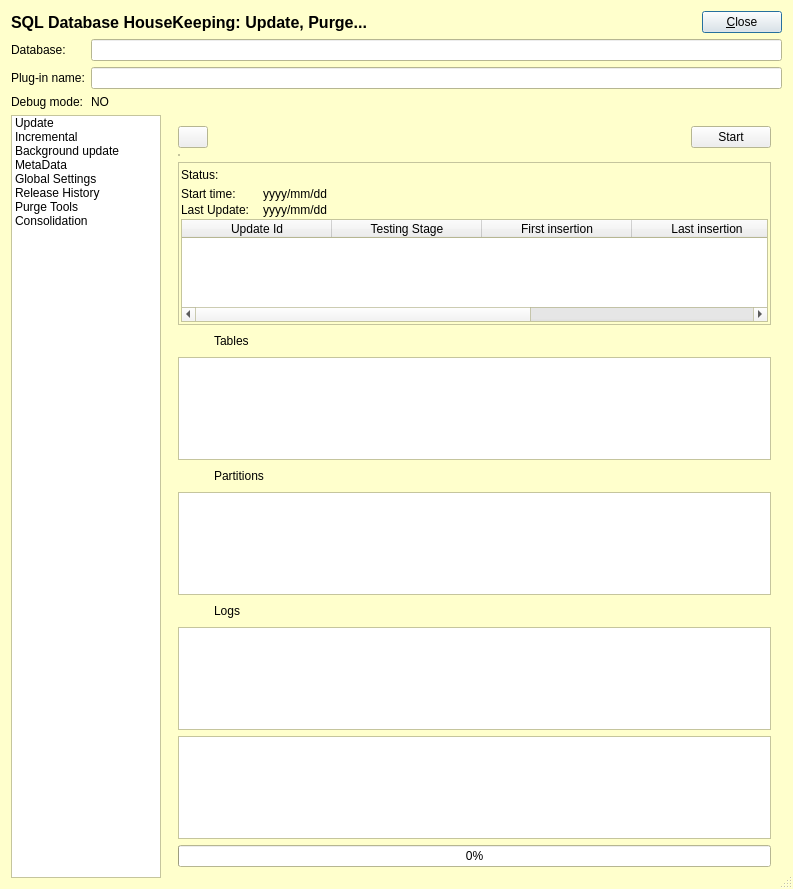
<?xml version="1.0" encoding="UTF-8"?>
<ui version="4.0">
 <class>sql_housekeeping_basedialog</class>
 <widget class="QDialog" name="sql_housekeeping_basedialog">
  <property name="geometry">
   <rect>
    <x>0</x>
    <y>0</y>
    <width>793</width>
    <height>889</height>
   </rect>
  </property>
  <property name="palette">
   <palette>
    <active>
     <colorrole role="Base">
      <brush brushstyle="SolidPattern">
       <color alpha="255">
        <red>255</red>
        <green>255</green>
        <blue>255</blue>
       </color>
      </brush>
     </colorrole>
     <colorrole role="Window">
      <brush brushstyle="SolidPattern">
       <color alpha="255">
        <red>255</red>
        <green>255</green>
        <blue>204</blue>
       </color>
      </brush>
     </colorrole>
    </active>
    <inactive>
     <colorrole role="Base">
      <brush brushstyle="SolidPattern">
       <color alpha="255">
        <red>255</red>
        <green>255</green>
        <blue>255</blue>
       </color>
      </brush>
     </colorrole>
     <colorrole role="Window">
      <brush brushstyle="SolidPattern">
       <color alpha="255">
        <red>255</red>
        <green>255</green>
        <blue>204</blue>
       </color>
      </brush>
     </colorrole>
    </inactive>
    <disabled>
     <colorrole role="Base">
      <brush brushstyle="SolidPattern">
       <color alpha="255">
        <red>255</red>
        <green>255</green>
        <blue>204</blue>
       </color>
      </brush>
     </colorrole>
     <colorrole role="Window">
      <brush brushstyle="SolidPattern">
       <color alpha="255">
        <red>255</red>
        <green>255</green>
        <blue>204</blue>
       </color>
      </brush>
     </colorrole>
    </disabled>
   </palette>
  </property>
  <property name="windowTitle">
   <string>SQL Database HouseKeeping</string>
  </property>
  <property name="windowIcon">
   <iconset resource="gex.qrc">
    <normaloff>:/gex/icons/gex_application_48x48.png</normaloff>:/gex/icons/gex_application_48x48.png</iconset>
  </property>
  <property name="autoFillBackground">
   <bool>true</bool>
  </property>
  <property name="sizeGripEnabled">
   <bool>true</bool>
  </property>
  <layout class="QGridLayout" name="gridLayout_4">
   <item row="0" column="0">
    <layout class="QHBoxLayout" name="gridLayout_3">
     <item>
      <widget class="QLabel" name="TextLabelHeaderTitle">
       <property name="font">
        <font>
         <family>Ms Sans Serif</family>
         <pointsize>12</pointsize>
         <weight>75</weight>
         <bold>true</bold>
        </font>
       </property>
       <property name="text">
        <string>SQL Database HouseKeeping: Update, Purge...</string>
       </property>
       <property name="wordWrap">
        <bool>false</bool>
       </property>
      </widget>
     </item>
     <item>
      <spacer name="spacer2">
       <property name="orientation">
        <enum>Qt::Horizontal</enum>
       </property>
       <property name="sizeType">
        <enum>QSizePolicy::Expanding</enum>
       </property>
       <property name="sizeHint" stdset="0">
        <size>
         <width>181</width>
         <height>20</height>
        </size>
       </property>
      </spacer>
     </item>
     <item>
      <widget class="QPushButton" name="buttonClose">
       <property name="text">
        <string>&amp;Close</string>
       </property>
       <property name="shortcut">
        <string>Alt+C</string>
       </property>
       <property name="autoDefault">
        <bool>true</bool>
       </property>
       <property name="default">
        <bool>true</bool>
       </property>
      </widget>
     </item>
    </layout>
   </item>
   <item row="2" column="0">
    <layout class="QHBoxLayout" name="horizontalLayout">
     <item>
      <widget class="QListWidget" name="listSelection">
       <property name="sizePolicy">
        <sizepolicy hsizetype="Fixed" vsizetype="Expanding">
         <horstretch>0</horstretch>
         <verstretch>0</verstretch>
        </sizepolicy>
       </property>
       <property name="minimumSize">
        <size>
         <width>150</width>
         <height>0</height>
        </size>
       </property>
       <property name="maximumSize">
        <size>
         <width>150</width>
         <height>16777215</height>
        </size>
       </property>
       <property name="iconSize">
        <size>
         <width>24</width>
         <height>24</height>
        </size>
       </property>
       <property name="viewMode">
        <enum>QListView::ListMode</enum>
       </property>
       <property name="modelColumn">
        <number>0</number>
       </property>
       <item>
        <property name="text">
         <string>Update</string>
        </property>
        <property name="icon">
         <iconset resource="gex.qrc">
          <normaloff>:/gex/icons/database-display.png</normaloff>:/gex/icons/database-display.png</iconset>
        </property>
       </item>
       <item>
        <property name="text">
         <string>Incremental</string>
        </property>
        <property name="icon">
         <iconset resource="gex.qrc">
          <normaloff>:/gex/icons/database-incremental.png</normaloff>:/gex/icons/database-incremental.png</iconset>
        </property>
       </item>
       <item>
        <property name="text">
         <string>Background update</string>
        </property>
        <property name="icon">
         <iconset resource="gex.qrc">
          <normaloff>:/gex/icons/database-metadata.png</normaloff>:/gex/icons/database-metadata.png</iconset>
        </property>
       </item>
       <item>
        <property name="text">
         <string>MetaData</string>
        </property>
        <property name="icon">
         <iconset resource="gex.qrc">
          <normaloff>:/gex/icons/database-import.png</normaloff>:/gex/icons/database-import.png</iconset>
        </property>
       </item>
       <item>
        <property name="text">
         <string>Global Settings</string>
        </property>
        <property name="icon">
         <iconset resource="gex.qrc">
          <normaloff>:/gex/icons/database-settings.png</normaloff>:/gex/icons/database-settings.png</iconset>
        </property>
       </item>
       <item>
        <property name="text">
         <string>Release History</string>
        </property>
        <property name="icon">
         <iconset resource="gex.qrc">
          <normaloff>:/gex/icons/database-flash.png</normaloff>:/gex/icons/database-flash.png</iconset>
        </property>
       </item>
       <item>
        <property name="text">
         <string>Purge Tools</string>
        </property>
        <property name="icon">
         <iconset resource="gex.qrc">
          <normaloff>:/gex/icons/database-clean.png</normaloff>:/gex/icons/database-clean.png</iconset>
        </property>
       </item>
       <item>
        <property name="text">
         <string>Consolidation</string>
        </property>
        <property name="icon">
         <iconset resource="gex.qrc">
          <normaloff>:/gex/icons/database-on.png</normaloff>:/gex/icons/database-on.png</iconset>
        </property>
       </item>
      </widget>
     </item>
     <item>
      <widget class="QStackedWidget" name="widgetStack">
       <property name="currentIndex">
        <number>2</number>
       </property>
       <widget class="QWidget" name="pageUpdate">
        <layout class="QVBoxLayout" name="verticalLayout_7">
         <item>
          <layout class="QHBoxLayout" name="horizontalLayout_2">
           <property name="sizeConstraint">
            <enum>QLayout::SetFixedSize</enum>
           </property>
           <item>
            <layout class="QGridLayout" name="gridLayout_2">
             <item row="0" column="0">
              <widget class="QLabel" name="labelCurrentGexdbVersion">
               <property name="text">
                <string>Current GEXDB version:</string>
               </property>
               <property name="wordWrap">
                <bool>false</bool>
               </property>
              </widget>
             </item>
             <item row="0" column="1">
              <widget class="QLineEdit" name="editCurrentGexdbVersion">
               <property name="readOnly">
                <bool>true</bool>
               </property>
              </widget>
             </item>
             <item row="1" column="0">
              <widget class="QLabel" name="labelIncrementalUpdate_Splitlotts">
               <property name="text">
                <string>Incremental update (splitlots):</string>
               </property>
               <property name="wordWrap">
                <bool>false</bool>
               </property>
              </widget>
             </item>
             <item row="1" column="1">
              <widget class="QLineEdit" name="editIncrementalUpdate_Splitlots">
               <property name="readOnly">
                <bool>true</bool>
               </property>
              </widget>
             </item>
             <item row="2" column="0">
              <widget class="QLabel" name="labelPluginGexdbVersion">
               <property name="text">
                <string>GEXDB version supported by plug-in:</string>
               </property>
               <property name="wordWrap">
                <bool>false</bool>
               </property>
              </widget>
             </item>
             <item row="2" column="1">
              <widget class="QLineEdit" name="editPluginGexdbVersion">
               <property name="readOnly">
                <bool>true</bool>
               </property>
              </widget>
             </item>
            </layout>
           </item>
           <item>
            <layout class="QVBoxLayout" name="verticalLayout">
             <item>
              <widget class="QPushButton" name="buttonUpdate">
               <property name="text">
                <string>Update</string>
               </property>
              </widget>
             </item>
             <item>
              <spacer name="verticalSpacer">
               <property name="orientation">
                <enum>Qt::Vertical</enum>
               </property>
               <property name="sizeType">
                <enum>QSizePolicy::Maximum</enum>
               </property>
               <property name="sizeHint" stdset="0">
                <size>
                 <width>20</width>
                 <height>40</height>
                </size>
               </property>
              </spacer>
             </item>
            </layout>
           </item>
          </layout>
         </item>
         <item>
          <layout class="QVBoxLayout" name="verticalLayout_2">
           <item>
            <widget class="QTextEdit" name="editLog">
             <property name="sizePolicy">
              <sizepolicy hsizetype="Expanding" vsizetype="Expanding">
               <horstretch>0</horstretch>
               <verstretch>100</verstretch>
              </sizepolicy>
             </property>
             <property name="acceptDrops">
              <bool>false</bool>
             </property>
             <property name="autoFormatting">
              <set>QTextEdit::AutoAll</set>
             </property>
             <property name="readOnly">
              <bool>true</bool>
             </property>
            </widget>
           </item>
           <item>
            <widget class="QProgressBar" name="progressBar_Update">
             <property name="value">
              <number>0</number>
             </property>
             <property name="alignment">
              <set>Qt::AlignCenter</set>
             </property>
            </widget>
           </item>
          </layout>
         </item>
        </layout>
       </widget>
       <widget class="QWidget" name="pageIncremental">
        <layout class="QVBoxLayout" name="verticalLayout_8">
         <item>
          <widget class="QSplitter" name="splitter">
           <property name="orientation">
            <enum>Qt::Vertical</enum>
           </property>
           <property name="childrenCollapsible">
            <bool>false</bool>
           </property>
           <widget class="QWidget" name="layoutWidget_1">
            <layout class="QHBoxLayout" name="horizontalLayout_3">
             <item>
              <widget class="QTableWidget" name="tableIncrementalUpdates">
               <column>
                <property name="text">
                 <string>Update name</string>
                </property>
               </column>
               <column>
                <property name="text">
                 <string>Initial splitlots</string>
                </property>
               </column>
               <column>
                <property name="text">
                 <string>Remaining splitlots</string>
                </property>
               </column>
               <column>
                <property name="text">
                 <string>GEXDB Build</string>
                </property>
               </column>
              </widget>
             </item>
             <item>
              <layout class="QVBoxLayout" name="vBoxLayoutButtonUpdateIncr">
               <property name="spacing">
                <number>6</number>
               </property>
               <property name="leftMargin">
                <number>0</number>
               </property>
               <property name="topMargin">
                <number>0</number>
               </property>
               <item>
                <widget class="QPushButton" name="buttonIncremental_Update">
                 <property name="toolTip">
                  <string>Run incremental update</string>
                 </property>
                 <property name="text">
                  <string>Run</string>
                 </property>
                </widget>
               </item>
               <item>
                <widget class="QPushButton" name="buttonIncremental_Check">
                 <property name="toolTip">
                  <string>Check incremental update</string>
                 </property>
                 <property name="text">
                  <string>Check</string>
                 </property>
                </widget>
               </item>
               <item>
                <spacer name="spacer2_2">
                 <property name="orientation">
                  <enum>Qt::Vertical</enum>
                 </property>
                 <property name="sizeType">
                  <enum>QSizePolicy::Expanding</enum>
                 </property>
                 <property name="sizeHint" stdset="0">
                  <size>
                   <width>16</width>
                   <height>70</height>
                  </size>
                 </property>
                </spacer>
               </item>
               <item>
                <widget class="QPushButton" name="buttonIncremental_Apply">
                 <property name="toolTip">
                  <string>Apply new incremental update settings</string>
                 </property>
                 <property name="text">
                  <string>Apply</string>
                 </property>
                </widget>
               </item>
               <item>
                <widget class="QPushButton" name="buttonIncremental_Cancel">
                 <property name="toolTip">
                  <string>Cancel new incremental update settings</string>
                 </property>
                 <property name="text">
                  <string>Cancel</string>
                 </property>
                </widget>
               </item>
              </layout>
             </item>
            </layout>
           </widget>
           <widget class="QWidget" name="layoutWidget_2">
            <layout class="QVBoxLayout" name="verticalLayout_3">
             <item>
              <widget class="QTextEdit" name="editLog_Incremental">
               <property name="acceptDrops">
                <bool>false</bool>
               </property>
               <property name="autoFormatting">
                <set>QTextEdit::AutoAll</set>
               </property>
               <property name="readOnly">
                <bool>true</bool>
               </property>
              </widget>
             </item>
             <item>
              <widget class="QProgressBar" name="progressBar_Incremental">
               <property name="value">
                <number>0</number>
               </property>
               <property name="alignment">
                <set>Qt::AlignCenter</set>
               </property>
              </widget>
             </item>
            </layout>
           </widget>
          </widget>
         </item>
        </layout>
       </widget>
       <widget class="QWidget" name="pageBackGround">
        <layout class="QGridLayout" name="gridLayout_5">
         <item row="7" column="0" colspan="3">
          <widget class="QTableView" name="tableBackgroundPartitions"/>
         </item>
         <item row="0" column="0">
          <widget class="QPushButton" name="buttonRefreshBackground">
           <property name="maximumSize">
            <size>
             <width>30</width>
             <height>16777215</height>
            </size>
           </property>
           <property name="text">
            <string/>
           </property>
           <property name="icon">
            <iconset resource="gex.qrc">
             <normaloff>:/gex/icons/refresh.png</normaloff>:/gex/icons/refresh.png</iconset>
           </property>
          </widget>
         </item>
         <item row="11" column="0" colspan="3">
          <widget class="QProgressBar" name="progressBar_Background">
           <property name="value">
            <number>0</number>
           </property>
          </widget>
         </item>
         <item row="8" column="0">
          <widget class="QPushButton" name="buttonMoreLessLogs">
           <property name="maximumSize">
            <size>
             <width>20</width>
             <height>20</height>
            </size>
           </property>
           <property name="text">
            <string/>
           </property>
           <property name="icon">
            <iconset resource="gex.qrc">
             <normaloff>:/gex/icons/calendar_right.png</normaloff>:/gex/icons/calendar_right.png</iconset>
           </property>
           <property name="flat">
            <bool>true</bool>
           </property>
          </widget>
         </item>
         <item row="9" column="0" colspan="3">
          <widget class="QTableView" name="tableBackgroundLogs"/>
         </item>
         <item row="10" column="0" colspan="3">
          <widget class="QTextEdit" name="editLog_Background">
           <property name="readOnly">
            <bool>true</bool>
           </property>
          </widget>
         </item>
         <item row="8" column="1">
          <widget class="QLabel" name="label_3">
           <property name="text">
            <string>Logs</string>
           </property>
          </widget>
         </item>
         <item row="0" column="1" colspan="2">
          <layout class="QHBoxLayout" name="horizontalLayout_4">
           <item>
            <spacer name="horizontalSpacer">
             <property name="orientation">
              <enum>Qt::Horizontal</enum>
             </property>
             <property name="sizeHint" stdset="0">
              <size>
               <width>40</width>
               <height>20</height>
              </size>
             </property>
            </spacer>
           </item>
           <item>
            <widget class="QPushButton" name="buttonStartStopBGEvent">
             <property name="text">
              <string>Start</string>
             </property>
            </widget>
           </item>
          </layout>
         </item>
         <item row="5" column="0" colspan="3">
          <widget class="QTableView" name="tableBackgroundTables"/>
         </item>
         <item row="8" column="2">
          <spacer name="horizontalSpacer_4">
           <property name="orientation">
            <enum>Qt::Horizontal</enum>
           </property>
           <property name="sizeHint" stdset="0">
            <size>
             <width>40</width>
             <height>20</height>
            </size>
           </property>
          </spacer>
         </item>
         <item row="4" column="0">
          <widget class="QPushButton" name="buttonMoreLessTables">
           <property name="maximumSize">
            <size>
             <width>20</width>
             <height>20</height>
            </size>
           </property>
           <property name="text">
            <string/>
           </property>
           <property name="icon">
            <iconset resource="gex.qrc">
             <normaloff>:/gex/icons/calendar_right.png</normaloff>:/gex/icons/calendar_right.png</iconset>
           </property>
           <property name="flat">
            <bool>true</bool>
           </property>
          </widget>
         </item>
         <item row="6" column="2">
          <spacer name="horizontalSpacer_3">
           <property name="orientation">
            <enum>Qt::Horizontal</enum>
           </property>
           <property name="sizeHint" stdset="0">
            <size>
             <width>482</width>
             <height>20</height>
            </size>
           </property>
          </spacer>
         </item>
         <item row="4" column="2">
          <spacer name="horizontalSpacer_2">
           <property name="orientation">
            <enum>Qt::Horizontal</enum>
           </property>
           <property name="sizeHint" stdset="0">
            <size>
             <width>482</width>
             <height>20</height>
            </size>
           </property>
          </spacer>
         </item>
         <item row="2" column="0" colspan="3">
          <widget class="QTableView" name="tableBackgroundHistory">
           <property name="minimumSize">
            <size>
             <width>0</width>
             <height>0</height>
            </size>
           </property>
           <property name="maximumSize">
            <size>
             <width>2</width>
             <height>2</height>
            </size>
           </property>
          </widget>
         </item>
         <item row="6" column="0">
          <widget class="QPushButton" name="buttonMoreLessPartitions">
           <property name="maximumSize">
            <size>
             <width>20</width>
             <height>20</height>
            </size>
           </property>
           <property name="text">
            <string/>
           </property>
           <property name="icon">
            <iconset resource="gex.qrc">
             <normaloff>:/gex/icons/calendar_right.png</normaloff>:/gex/icons/calendar_right.png</iconset>
           </property>
           <property name="flat">
            <bool>true</bool>
           </property>
          </widget>
         </item>
         <item row="6" column="1">
          <widget class="QLabel" name="label_2">
           <property name="text">
            <string>Partitions</string>
           </property>
          </widget>
         </item>
         <item row="4" column="1">
          <widget class="QLabel" name="labelTables">
           <property name="text">
            <string>Tables</string>
           </property>
          </widget>
         </item>
         <item row="3" column="0" colspan="3">
          <widget class="QFrame" name="frame">
           <property name="frameShape">
            <enum>QFrame::StyledPanel</enum>
           </property>
           <property name="frameShadow">
            <enum>QFrame::Raised</enum>
           </property>
           <layout class="QGridLayout" name="gridLayout_7">
            <property name="leftMargin">
             <number>2</number>
            </property>
            <property name="topMargin">
             <number>2</number>
            </property>
            <property name="rightMargin">
             <number>2</number>
            </property>
            <property name="bottomMargin">
             <number>2</number>
            </property>
            <property name="spacing">
             <number>2</number>
            </property>
            <item row="4" column="1">
             <widget class="QLabel" name="labelBGStartTime">
              <property name="text">
               <string>yyyy/mm/dd</string>
              </property>
             </widget>
            </item>
            <item row="5" column="0">
             <widget class="QLabel" name="label_9">
              <property name="maximumSize">
               <size>
                <width>80</width>
                <height>16777215</height>
               </size>
              </property>
              <property name="text">
               <string>Last Update:</string>
              </property>
             </widget>
            </item>
            <item row="4" column="0">
             <widget class="QLabel" name="label_7">
              <property name="maximumSize">
               <size>
                <width>80</width>
                <height>16777215</height>
               </size>
              </property>
              <property name="text">
               <string>Start time:</string>
              </property>
             </widget>
            </item>
            <item row="5" column="1">
             <widget class="QLabel" name="labelBGLastUpdate">
              <property name="text">
               <string>yyyy/mm/dd</string>
              </property>
             </widget>
            </item>
            <item row="6" column="0" rowspan="2" colspan="4">
             <widget class="QTableWidget" name="tableWidgetTSProgress">
              <property name="editTriggers">
               <set>QAbstractItemView::NoEditTriggers</set>
              </property>
              <property name="alternatingRowColors">
               <bool>false</bool>
              </property>
              <property name="selectionBehavior">
               <enum>QAbstractItemView::SelectRows</enum>
              </property>
              <property name="showGrid">
               <bool>false</bool>
              </property>
              <property name="gridStyle">
               <enum>Qt::NoPen</enum>
              </property>
              <property name="rowCount">
               <number>0</number>
              </property>
              <attribute name="horizontalHeaderDefaultSectionSize">
               <number>150</number>
              </attribute>
              <attribute name="verticalHeaderVisible">
               <bool>false</bool>
              </attribute>
              <attribute name="verticalHeaderDefaultSectionSize">
               <number>18</number>
              </attribute>
              <column>
               <property name="text">
                <string>Update Id</string>
               </property>
               <property name="textAlignment">
                <set>AlignCenter</set>
               </property>
              </column>
              <column>
               <property name="text">
                <string>Testing Stage</string>
               </property>
               <property name="textAlignment">
                <set>AlignCenter</set>
               </property>
              </column>
              <column>
               <property name="text">
                <string>First insertion</string>
               </property>
               <property name="textAlignment">
                <set>AlignCenter</set>
               </property>
              </column>
              <column>
               <property name="text">
                <string>Last insertion</string>
               </property>
               <property name="textAlignment">
                <set>AlignCenter</set>
               </property>
              </column>
              <column>
               <property name="text">
                <string>Progress (in days)</string>
               </property>
               <property name="textAlignment">
                <set>AlignCenter</set>
               </property>
              </column>
             </widget>
            </item>
            <item row="0" column="0" colspan="4">
             <layout class="QHBoxLayout" name="horizontalLayout_5">
              <item>
               <widget class="QLabel" name="labelBGStatus">
                <property name="text">
                 <string>Status:</string>
                </property>
               </widget>
              </item>
              <item>
               <widget class="QLabel" name="labelBGStatusValue">
                <property name="text">
                 <string/>
                </property>
               </widget>
              </item>
              <item>
               <spacer name="horizontalSpacer_5">
                <property name="orientation">
                 <enum>Qt::Horizontal</enum>
                </property>
                <property name="sizeHint" stdset="0">
                 <size>
                  <width>40</width>
                  <height>20</height>
                 </size>
                </property>
               </spacer>
              </item>
             </layout>
            </item>
           </layout>
          </widget>
         </item>
        </layout>
       </widget>
       <widget class="QWidget" name="pageMetaData">
        <layout class="QVBoxLayout" name="verticalLayout_6">
         <item>
          <widget class="QSplitter" name="splitter_2">
           <property name="orientation">
            <enum>Qt::Vertical</enum>
           </property>
           <property name="childrenCollapsible">
            <bool>false</bool>
           </property>
           <widget class="QWidget" name="layoutWidget_3">
            <layout class="QHBoxLayout" name="hBoxLayoutMetaData">
             <property name="spacing">
              <number>6</number>
             </property>
             <item>
              <widget class="QTableWidget" name="tableMetaData">
               <property name="sizePolicy">
                <sizepolicy hsizetype="Expanding" vsizetype="Expanding">
                 <horstretch>0</horstretch>
                 <verstretch>0</verstretch>
                </sizepolicy>
               </property>
               <property name="minimumSize">
                <size>
                 <width>0</width>
                 <height>110</height>
                </size>
               </property>
               <property name="maximumSize">
                <size>
                 <width>16777215</width>
                 <height>16777215</height>
                </size>
               </property>
               <column>
                <property name="text">
                 <string>Meta Name</string>
                </property>
               </column>
               <column>
                <property name="text">
                 <string>gex_name</string>
                </property>
               </column>
               <column>
                <property name="text">
                 <string>gexdb_table_name</string>
                </property>
               </column>
               <column>
                <property name="text">
                 <string>gexdb_field_fullname</string>
                </property>
               </column>
              </widget>
             </item>
             <item>
              <layout class="QVBoxLayout" name="vBoxLayoutButtonMetaData">
               <property name="spacing">
                <number>6</number>
               </property>
               <property name="leftMargin">
                <number>0</number>
               </property>
               <property name="topMargin">
                <number>0</number>
               </property>
               <item>
                <widget class="QComboBox" name="comboBoxTestingStage">
                 <property name="enabled">
                  <bool>false</bool>
                 </property>
                </widget>
               </item>
               <item>
                <spacer name="spacer2_3">
                 <property name="orientation">
                  <enum>Qt::Vertical</enum>
                 </property>
                 <property name="sizeType">
                  <enum>QSizePolicy::Expanding</enum>
                 </property>
                 <property name="sizeHint" stdset="0">
                  <size>
                   <width>16</width>
                   <height>24</height>
                  </size>
                 </property>
                </spacer>
               </item>
               <item>
                <widget class="QPushButton" name="buttonMetaData_Apply">
                 <property name="toolTip">
                  <string>Apply new MetaData</string>
                 </property>
                 <property name="text">
                  <string>Apply</string>
                 </property>
                </widget>
               </item>
               <item>
                <widget class="QPushButton" name="buttonMetaData_Cancel">
                 <property name="toolTip">
                  <string>Cancel</string>
                 </property>
                 <property name="text">
                  <string>Cancel</string>
                 </property>
                </widget>
               </item>
              </layout>
             </item>
            </layout>
           </widget>
           <widget class="QWidget" name="layoutWidget_4">
            <layout class="QVBoxLayout" name="verticalLayout_4">
             <item>
              <widget class="QTextEdit" name="editLog_MetaData">
               <property name="acceptDrops">
                <bool>false</bool>
               </property>
               <property name="autoFormatting">
                <set>QTextEdit::AutoAll</set>
               </property>
               <property name="readOnly">
                <bool>true</bool>
               </property>
              </widget>
             </item>
             <item>
              <widget class="QProgressBar" name="progressBar_MetaData">
               <property name="value">
                <number>0</number>
               </property>
               <property name="alignment">
                <set>Qt::AlignCenter</set>
               </property>
              </widget>
             </item>
            </layout>
           </widget>
          </widget>
         </item>
        </layout>
       </widget>
       <widget class="QWidget" name="pageOptionSettings">
        <layout class="QVBoxLayout" name="verticalLayout_9">
         <item>
          <widget class="QSplitter" name="splitter_3">
           <property name="orientation">
            <enum>Qt::Vertical</enum>
           </property>
           <property name="childrenCollapsible">
            <bool>false</bool>
           </property>
           <widget class="QWidget" name="layoutWidget_5">
            <layout class="QHBoxLayout" name="hBoxLayoutOptionSettings">
             <property name="spacing">
              <number>6</number>
             </property>
             <item>
              <widget class="QTableWidget" name="tableOptionSettings">
               <property name="sizePolicy">
                <sizepolicy hsizetype="Expanding" vsizetype="Expanding">
                 <horstretch>0</horstretch>
                 <verstretch>0</verstretch>
                </sizepolicy>
               </property>
               <property name="minimumSize">
                <size>
                 <width>0</width>
                 <height>110</height>
                </size>
               </property>
               <property name="maximumSize">
                <size>
                 <width>16777215</width>
                 <height>16777215</height>
                </size>
               </property>
               <column>
                <property name="text">
                 <string>Option Name</string>
                </property>
               </column>
               <column>
                <property name="text">
                 <string>Option Value</string>
                </property>
               </column>
              </widget>
             </item>
             <item>
              <layout class="QVBoxLayout" name="vBoxLayoutButtonSettings">
               <property name="spacing">
                <number>6</number>
               </property>
               <property name="leftMargin">
                <number>0</number>
               </property>
               <property name="topMargin">
                <number>0</number>
               </property>
               <item>
                <spacer name="spacer2_4">
                 <property name="orientation">
                  <enum>Qt::Vertical</enum>
                 </property>
                 <property name="sizeType">
                  <enum>QSizePolicy::Expanding</enum>
                 </property>
                 <property name="sizeHint" stdset="0">
                  <size>
                   <width>16</width>
                   <height>24</height>
                  </size>
                 </property>
                </spacer>
               </item>
               <item>
                <widget class="QPushButton" name="buttonOptionSettings_Apply">
                 <property name="toolTip">
                  <string>Apply new Option Settings</string>
                 </property>
                 <property name="text">
                  <string>Apply</string>
                 </property>
                </widget>
               </item>
               <item>
                <widget class="QPushButton" name="buttonOptionSettings_Cancel">
                 <property name="toolTip">
                  <string>Cancel</string>
                 </property>
                 <property name="text">
                  <string>Cancel</string>
                 </property>
                </widget>
               </item>
              </layout>
             </item>
            </layout>
           </widget>
           <widget class="QWidget" name="layoutWidget_6">
            <layout class="QVBoxLayout" name="verticalLayout_5">
             <item>
              <widget class="QTextEdit" name="editLog_OptionSettings">
               <property name="acceptDrops">
                <bool>false</bool>
               </property>
               <property name="autoFormatting">
                <set>QTextEdit::AutoAll</set>
               </property>
               <property name="readOnly">
                <bool>true</bool>
               </property>
              </widget>
             </item>
             <item>
              <widget class="QProgressBar" name="progressBar_OptionSettings">
               <property name="value">
                <number>0</number>
               </property>
               <property name="alignment">
                <set>Qt::AlignCenter</set>
               </property>
              </widget>
             </item>
            </layout>
           </widget>
          </widget>
         </item>
        </layout>
       </widget>
       <widget class="QWidget" name="pageHistory">
        <layout class="QVBoxLayout" name="verticalLayout_8_1">
         <item>
          <widget class="QSplitter" name="splitter_4">
           <property name="orientation">
            <enum>Qt::Vertical</enum>
           </property>
           <property name="childrenCollapsible">
            <bool>false</bool>
           </property>
           <widget class="QWidget" name="layoutWidget_2_1">
            <layout class="QVBoxLayout" name="verticalLayout_3_1">
             <item>
              <widget class="QTextBrowser" name="editLog_History">
               <property name="readOnly">
                <bool>true</bool>
               </property>
               <property name="acceptRichText">
                <bool>false</bool>
               </property>
               <property name="textInteractionFlags">
                <set>Qt::NoTextInteraction</set>
               </property>
              </widget>
             </item>
            </layout>
           </widget>
          </widget>
         </item>
        </layout>
       </widget>
       <widget class="QWidget" name="pagePurgeDB">
        <layout class="QGridLayout" name="gridLayout">
         <item row="1" column="0">
          <widget class="QProgressBar" name="progressBar_DBPurge">
           <property name="value">
            <number>0</number>
           </property>
           <property name="textVisible">
            <bool>true</bool>
           </property>
           <property name="textDirection">
            <enum>QProgressBar::TopToBottom</enum>
           </property>
          </widget>
         </item>
         <item row="0" column="0">
          <widget class="QWidget" name="purgeDBWidget" native="true">
           <layout class="QGridLayout" name="purgeDBWidgetLayout"/>
          </widget>
         </item>
        </layout>
       </widget>
      </widget>
     </item>
    </layout>
   </item>
   <item row="1" column="0">
    <layout class="QGridLayout" name="gridLayout_6">
     <item row="2" column="1">
      <widget class="QLabel" name="labelDebugModeYN">
       <property name="text">
        <string>NO</string>
       </property>
       <property name="wordWrap">
        <bool>false</bool>
       </property>
      </widget>
     </item>
     <item row="1" column="0">
      <widget class="QLabel" name="labelPluginName">
       <property name="text">
        <string>Plug-in name:</string>
       </property>
       <property name="wordWrap">
        <bool>false</bool>
       </property>
      </widget>
     </item>
     <item row="0" column="0">
      <widget class="QLabel" name="labelDatabase">
       <property name="text">
        <string>Database:</string>
       </property>
       <property name="wordWrap">
        <bool>false</bool>
       </property>
      </widget>
     </item>
     <item row="1" column="1">
      <widget class="QLineEdit" name="editPluginName">
       <property name="readOnly">
        <bool>true</bool>
       </property>
      </widget>
     </item>
     <item row="2" column="0">
      <widget class="QLabel" name="labelDebugMode">
       <property name="text">
        <string>Debug mode:</string>
       </property>
       <property name="wordWrap">
        <bool>false</bool>
       </property>
      </widget>
     </item>
     <item row="0" column="1">
      <widget class="QLineEdit" name="editDatabaseName">
       <property name="readOnly">
        <bool>true</bool>
       </property>
      </widget>
     </item>
    </layout>
   </item>
  </layout>
 </widget>
 <layoutdefault spacing="6" margin="11"/>
 <resources>
  <include location="gex.qrc"/>
 </resources>
 <connections/>
</ui>
